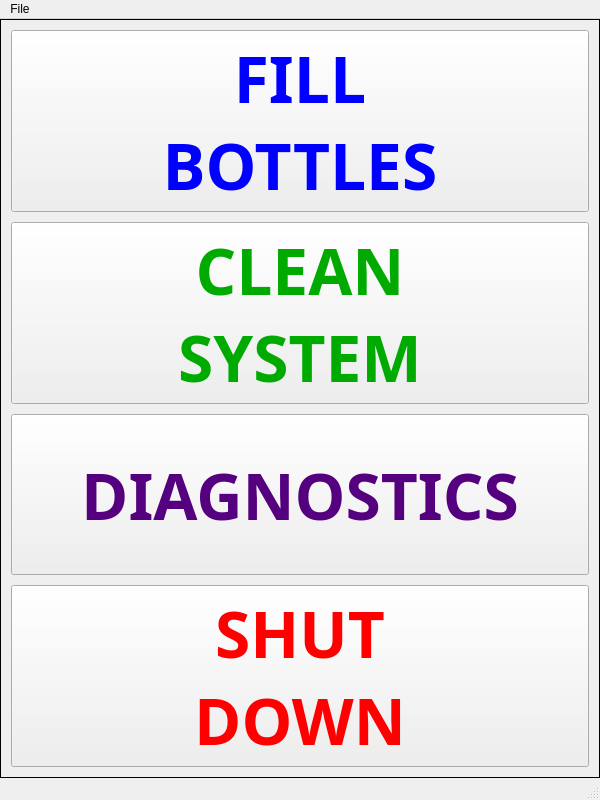
<?xml version="1.0" encoding="UTF-8"?>
<ui version="4.0">
 <class>MainWindow</class>
 <widget class="QMainWindow" name="MainWindow">
  <property name="geometry">
   <rect>
    <x>0</x>
    <y>0</y>
    <width>600</width>
    <height>800</height>
   </rect>
  </property>
  <property name="maximumSize">
   <size>
    <width>600</width>
    <height>1024</height>
   </size>
  </property>
  <property name="windowTitle">
   <string>Philler</string>
  </property>
  <widget class="QWidget" name="centralwidget">
   <layout class="QGridLayout" name="gridLayout_2">
    <property name="leftMargin">
     <number>0</number>
    </property>
    <property name="topMargin">
     <number>0</number>
    </property>
    <property name="rightMargin">
     <number>0</number>
    </property>
    <property name="bottomMargin">
     <number>0</number>
    </property>
    <item row="0" column="0">
     <widget class="QStackedWidget" name="stackedWidget">
      <property name="frameShape">
       <enum>QFrame::Box</enum>
      </property>
      <property name="currentIndex">
       <number>0</number>
      </property>
      <widget class="QWidget" name="page_start">
       <layout class="QGridLayout" name="gridLayout">
        <property name="leftMargin">
         <number>0</number>
        </property>
        <property name="topMargin">
         <number>0</number>
        </property>
        <property name="rightMargin">
         <number>0</number>
        </property>
        <property name="bottomMargin">
         <number>0</number>
        </property>
        <property name="spacing">
         <number>0</number>
        </property>
        <item row="0" column="0">
         <layout class="QVBoxLayout" name="verticalLayout_2">
          <property name="spacing">
           <number>10</number>
          </property>
          <property name="leftMargin">
           <number>10</number>
          </property>
          <property name="topMargin">
           <number>10</number>
          </property>
          <property name="rightMargin">
           <number>10</number>
          </property>
          <property name="bottomMargin">
           <number>10</number>
          </property>
          <item>
           <widget class="QToolButton" name="b_main_fill_bottles">
            <property name="sizePolicy">
             <sizepolicy hsizetype="Expanding" vsizetype="Expanding">
              <horstretch>0</horstretch>
              <verstretch>0</verstretch>
             </sizepolicy>
            </property>
            <property name="font">
             <font>
              <family>Montserrat Black</family>
              <pointsize>48</pointsize>
              <weight>75</weight>
              <bold>true</bold>
             </font>
            </property>
            <property name="styleSheet">
             <string notr="true">color: rgb(0, 0, 255);</string>
            </property>
            <property name="text">
             <string>FILL
BOTTLES</string>
            </property>
           </widget>
          </item>
          <item>
           <widget class="QToolButton" name="b_main_clean_system">
            <property name="sizePolicy">
             <sizepolicy hsizetype="Expanding" vsizetype="Expanding">
              <horstretch>0</horstretch>
              <verstretch>0</verstretch>
             </sizepolicy>
            </property>
            <property name="font">
             <font>
              <family>Montserrat Black</family>
              <pointsize>48</pointsize>
              <weight>75</weight>
              <bold>true</bold>
             </font>
            </property>
            <property name="styleSheet">
             <string notr="true">color: rgb(0, 170, 0);</string>
            </property>
            <property name="text">
             <string>CLEAN
SYSTEM</string>
            </property>
           </widget>
          </item>
          <item>
           <widget class="QToolButton" name="b_main_diagnostics">
            <property name="sizePolicy">
             <sizepolicy hsizetype="Expanding" vsizetype="Expanding">
              <horstretch>0</horstretch>
              <verstretch>0</verstretch>
             </sizepolicy>
            </property>
            <property name="font">
             <font>
              <family>Montserrat Black</family>
              <pointsize>48</pointsize>
              <weight>75</weight>
              <bold>true</bold>
             </font>
            </property>
            <property name="styleSheet">
             <string notr="true">color: rgb(85, 0, 127);</string>
            </property>
            <property name="text">
             <string>DIAGNOSTICS</string>
            </property>
           </widget>
          </item>
          <item>
           <widget class="QToolButton" name="b_main_shutdown">
            <property name="sizePolicy">
             <sizepolicy hsizetype="Expanding" vsizetype="Expanding">
              <horstretch>0</horstretch>
              <verstretch>0</verstretch>
             </sizepolicy>
            </property>
            <property name="font">
             <font>
              <family>Montserrat Black</family>
              <pointsize>48</pointsize>
              <weight>75</weight>
              <bold>true</bold>
             </font>
            </property>
            <property name="styleSheet">
             <string notr="true">color: rgb(255, 0, 0);</string>
            </property>
            <property name="text">
             <string>SHUT
DOWN</string>
            </property>
           </widget>
          </item>
         </layout>
        </item>
       </layout>
      </widget>
      <widget class="QWidget" name="page_test">
       <widget class="QPushButton" name="b_go">
        <property name="geometry">
         <rect>
          <x>700</x>
          <y>500</y>
          <width>80</width>
          <height>23</height>
         </rect>
        </property>
        <property name="text">
         <string>GO</string>
        </property>
       </widget>
       <widget class="QToolButton" name="b_back_2">
        <property name="geometry">
         <rect>
          <x>10</x>
          <y>650</y>
          <width>81</width>
          <height>91</height>
         </rect>
        </property>
        <property name="styleSheet">
         <string notr="true">QToolButton {  
    border: 0px;
}
</string>
        </property>
        <property name="text">
         <string/>
        </property>
        <property name="icon">
         <iconset>
          <normaloff>back.png</normaloff>back.png</iconset>
        </property>
        <property name="iconSize">
         <size>
          <width>80</width>
          <height>80</height>
         </size>
        </property>
       </widget>
       <widget class="QWidget" name="formLayoutWidget">
        <property name="geometry">
         <rect>
          <x>30</x>
          <y>20</y>
          <width>541</width>
          <height>381</height>
         </rect>
        </property>
        <layout class="QFormLayout" name="formLayout">
         <item row="0" column="0">
          <widget class="QLabel" name="label_3">
           <property name="font">
            <font>
             <family>Montserrat Medium</family>
             <pointsize>25</pointsize>
            </font>
           </property>
           <property name="text">
            <string>Foot switch</string>
           </property>
          </widget>
         </item>
         <item row="0" column="1">
          <widget class="QLabel" name="l_diag_foot_switch">
           <property name="font">
            <font>
             <family>Montserrat Medium</family>
             <pointsize>25</pointsize>
            </font>
           </property>
           <property name="text">
            <string>OFF</string>
           </property>
          </widget>
         </item>
         <item row="1" column="0">
          <widget class="QLabel" name="label">
           <property name="font">
            <font>
             <family>Montserrat Medium</family>
             <pointsize>25</pointsize>
            </font>
           </property>
           <property name="text">
            <string>Stop switch</string>
           </property>
          </widget>
         </item>
         <item row="1" column="1">
          <widget class="QLabel" name="l_diag_stop_switch">
           <property name="font">
            <font>
             <family>Montserrat Medium</family>
             <pointsize>25</pointsize>
            </font>
           </property>
           <property name="text">
            <string>OFF</string>
           </property>
          </widget>
         </item>
         <item row="2" column="0">
          <widget class="QLabel" name="label_2">
           <property name="font">
            <font>
             <family>Montserrat Medium</family>
             <pointsize>25</pointsize>
            </font>
           </property>
           <property name="text">
            <string>Pressure valve</string>
           </property>
          </widget>
         </item>
         <item row="2" column="1">
          <widget class="QLabel" name="l_diag_pressure_valve">
           <property name="font">
            <font>
             <family>Montserrat Medium</family>
             <pointsize>25</pointsize>
            </font>
           </property>
           <property name="text">
            <string>OFF</string>
           </property>
          </widget>
         </item>
         <item row="3" column="0">
          <widget class="QLabel" name="label_5">
           <property name="font">
            <font>
             <family>Montserrat Medium</family>
             <pointsize>25</pointsize>
            </font>
           </property>
           <property name="text">
            <string>Pressure value</string>
           </property>
          </widget>
         </item>
         <item row="3" column="1">
          <widget class="QLabel" name="l_diag_pressure_value">
           <property name="font">
            <font>
             <family>Montserrat Medium</family>
             <pointsize>25</pointsize>
            </font>
           </property>
           <property name="text">
            <string>12psi</string>
           </property>
          </widget>
         </item>
         <item row="5" column="0">
          <widget class="QLabel" name="label_4">
           <property name="font">
            <font>
             <family>Montserrat Medium</family>
             <pointsize>25</pointsize>
            </font>
           </property>
           <property name="text">
            <string>Weight value</string>
           </property>
          </widget>
         </item>
         <item row="5" column="1">
          <widget class="QLabel" name="l_diag_weight_value">
           <property name="font">
            <font>
             <family>Montserrat Medium</family>
             <pointsize>25</pointsize>
            </font>
           </property>
           <property name="text">
            <string>123.45</string>
           </property>
          </widget>
         </item>
        </layout>
       </widget>
       <widget class="QLabel" name="label_7">
        <property name="geometry">
         <rect>
          <x>310</x>
          <y>610</y>
          <width>101</width>
          <height>41</height>
         </rect>
        </property>
        <property name="font">
         <font>
          <family>Montserrat Medium</family>
          <pointsize>25</pointsize>
         </font>
        </property>
        <property name="text">
         <string>12psi</string>
        </property>
       </widget>
      </widget>
      <widget class="QWidget" name="page_fill">
       <widget class="QFrame" name="f_weight">
        <property name="geometry">
         <rect>
          <x>110</x>
          <y>40</y>
          <width>401</width>
          <height>81</height>
         </rect>
        </property>
        <property name="frameShape">
         <enum>QFrame::Box</enum>
        </property>
        <property name="frameShadow">
         <enum>QFrame::Raised</enum>
        </property>
        <property name="lineWidth">
         <number>1</number>
        </property>
        <layout class="QVBoxLayout" name="verticalLayout">
         <property name="spacing">
          <number>0</number>
         </property>
         <property name="leftMargin">
          <number>0</number>
         </property>
         <property name="topMargin">
          <number>0</number>
         </property>
         <property name="rightMargin">
          <number>0</number>
         </property>
         <property name="bottomMargin">
          <number>0</number>
         </property>
         <item>
          <layout class="QGridLayout" name="gl_weight">
           <property name="horizontalSpacing">
            <number>0</number>
           </property>
           <property name="verticalSpacing">
            <number>6</number>
           </property>
           <item row="0" column="2">
            <widget class="QLabel" name="l_weight_g">
             <property name="maximumSize">
              <size>
               <width>20</width>
               <height>16777215</height>
              </size>
             </property>
             <property name="font">
              <font>
               <pointsize>24</pointsize>
              </font>
             </property>
             <property name="styleSheet">
              <string notr="true">background-color: rgb(193, 215, 238);</string>
             </property>
             <property name="text">
              <string>g</string>
             </property>
             <property name="alignment">
              <set>Qt::AlignBottom|Qt::AlignLeading|Qt::AlignLeft</set>
             </property>
            </widget>
           </item>
           <item row="0" column="1">
            <widget class="QLabel" name="l_weight">
             <property name="font">
              <font>
               <family>DSEG7 Modern</family>
               <pointsize>48</pointsize>
              </font>
             </property>
             <property name="styleSheet">
              <string notr="true">background-color: rgb(193, 215, 238);</string>
             </property>
             <property name="frameShape">
              <enum>QFrame::NoFrame</enum>
             </property>
             <property name="text">
              <string>1234.56</string>
             </property>
             <property name="alignment">
              <set>Qt::AlignRight|Qt::AlignTrailing|Qt::AlignVCenter</set>
             </property>
            </widget>
           </item>
           <item row="0" column="0">
            <widget class="QLabel" name="l_weight_neg">
             <property name="minimumSize">
              <size>
               <width>50</width>
               <height>0</height>
              </size>
             </property>
             <property name="maximumSize">
              <size>
               <width>50</width>
               <height>16777215</height>
              </size>
             </property>
             <property name="font">
              <font>
               <family>DSEG7 Modern</family>
               <pointsize>48</pointsize>
               <weight>50</weight>
               <bold>false</bold>
              </font>
             </property>
             <property name="styleSheet">
              <string notr="true">background-color: rgb(193, 215, 238);</string>
             </property>
             <property name="text">
              <string>-</string>
             </property>
             <property name="alignment">
              <set>Qt::AlignLeading|Qt::AlignLeft|Qt::AlignVCenter</set>
             </property>
            </widget>
           </item>
          </layout>
         </item>
        </layout>
       </widget>
      </widget>
      <widget class="QWidget" name="page_clean"/>
     </widget>
    </item>
   </layout>
  </widget>
  <widget class="QMenuBar" name="menubar">
   <property name="geometry">
    <rect>
     <x>0</x>
     <y>0</y>
     <width>600</width>
     <height>20</height>
    </rect>
   </property>
   <widget class="QMenu" name="menuFile">
    <property name="title">
     <string>File</string>
    </property>
    <addaction name="actionQuit"/>
   </widget>
   <addaction name="menuFile"/>
  </widget>
  <widget class="QStatusBar" name="statusbar"/>
  <action name="actionQuit">
   <property name="text">
    <string>Quit</string>
   </property>
  </action>
 </widget>
 <resources/>
 <connections/>
</ui>
